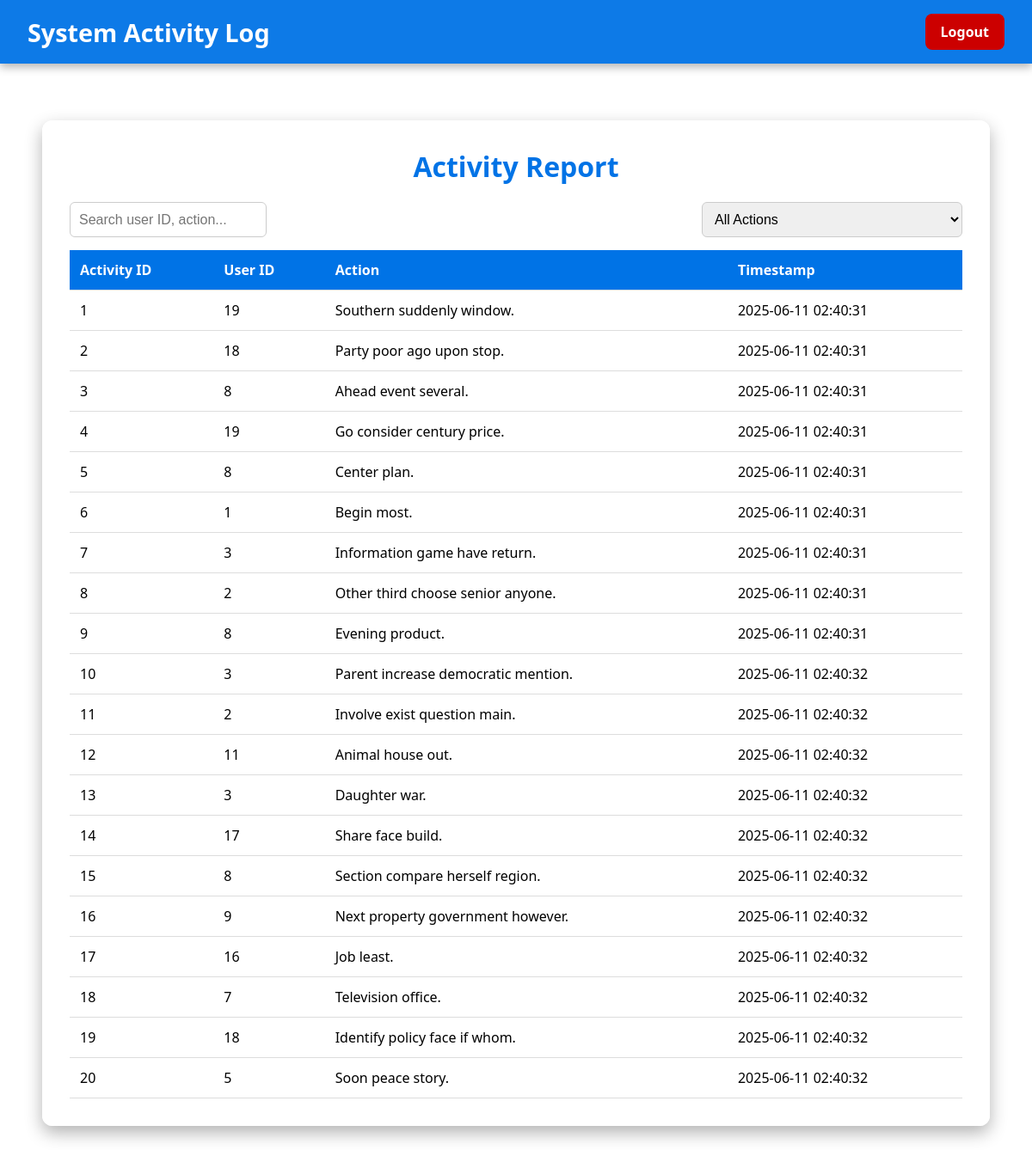
Page /report_activity.php (signed in) on the committed database.
### tables this page shows
CREATE TABLE `systemactivitylog` (
  `activityID` int(11) NOT NULL,
  `userID` int(11) NOT NULL,
  `action` varchar(255) NOT NULL,
  `timestamp` timestamp NOT NULL DEFAULT current_timestamp()
);

### report_activity.php (the view, shortened to what this page needs)
<?php
require 'db_connect.php';
?>
<!DOCTYPE html>
<html lang="en">
<head>
</head>
<body>
    <div class="top-nav">
        <h1>System Activity Log</h1>
        <a href="logout.php" class="logout-btn">Logout</a>
    </div>
    <div class="container">
        <div class="report-box">
            <h2>Activity Report</h2>
            <div class="search-filter">
                <input type="text" id="searchInput" placeholder="Search user ID, action..." onkeyup="filterTable()">
                <select id="actionFilter" onchange="filterTable()">
                    <option value="">All Actions</option>
                </select>
            </div>
            <?php
            $result = $conn->query("SELECT activityID, userID, action, timestamp FROM SystemActivityLog");
            if ($result && $result->num_rows > 0) {
                echo "<table id='activityTable'>";
                echo "<tr>
                        <th>Activity ID</th>
                        <th>User ID</th>
                        <th>Action</th>
                        <th>Timestamp</th>
                      </tr>";
                while ($row = $result->fetch_assoc()) {
                    echo "<tr>
                            <td>".htmlspecialchars($row['activityID'])."</td>
                            <td>".htmlspecialchars($row['userID'])."</td>
                            <td>".htmlspecialchars($row['action'])."</td>
                            <td>".htmlspecialchars($row['timestamp'])."</td>
                          </tr>";
                }
                echo "</table>";
            } else {
                echo "<p class='no-data'>No activity logs found.</p>";
            }
            ?>
        </div>
    </div>
</body>
</html>

### report_activity.php (style rules this page uses)
* { margin: 0; padding: 0; box-sizing: border-box; }
body { font-family: 'Segoe UI', sans-serif; height: 100vh; background: url('images/activity-bg.jpg') no-repeat center center fixed; background-size: cover; display: flex; flex-direction: column; }
.top-nav { position: fixed; top: 0; left: 0; width: 100%; background: rgba(0, 115, 230, 0.95); padding: 1rem 2rem; display: flex; justify-content: space-between; align-items: center; color: white; z-index: 1000; box-shadow: 0 4px 10px rgba(0, 0, 0, 0.3); }
.top-nav h1 { font-size: 1.8rem; }
.top-nav a.logout-btn { background: #cc0000; color: white; padding: 10px 18px; border-radius: 8px; text-decoration: none; font-weight: bold; transition: background 0.3s ease, transform 0.2s ease; }
.container { flex: 1; padding: 140px 20px 40px; display: flex; justify-content: center; }
.report-box { background: rgba(255, 255, 255, 0.95); width: 95%; max-width: 1800px; padding: 2rem; border-radius: 12px; box-shadow: 0 8px 20px rgba(0, 0, 0, 0.3); animation: fadeIn 0.8s ease; }
.report-box h2 { text-align: center; font-size: 2rem; color: #0073e6; margin-bottom: 20px; }
.search-filter { display: flex; flex-wrap: wrap; justify-content: space-between; margin-bottom: 15px; gap: 10px; }
.search-filter input, .search-filter select { padding: 10px; font-size: 1rem; border: 1px solid #ccc; border-radius: 6px; }
table { width: 100%; border-collapse: collapse; font-size: 1rem; }
th, td { padding: 12px; text-align: left; border-bottom: 1px solid #ddd; }
th { background: #0073e6; color: white; }

### rows in the picture
systemactivitylog: activityID "1", userID "19", action "Southern suddenly window.", timestamp "2025-06-11 02:40:31"
systemactivitylog: activityID "2", userID "18", action "Party poor ago upon stop.", timestamp "2025-06-11 02:40:31"
systemactivitylog: activityID "3", userID "8", action "Ahead event several.", timestamp "2025-06-11 02:40:31"
systemactivitylog: activityID "4", userID "19", action "Go consider century price.", timestamp "2025-06-11 02:40:31"
systemactivitylog: activityID "5", userID "8", action "Center plan.", timestamp "2025-06-11 02:40:31"
systemactivitylog: activityID "6", userID "1", action "Begin most.", timestamp "2025-06-11 02:40:31"
systemactivitylog: activityID "7", userID "3", action "Information game have return.", timestamp "2025-06-11 02:40:31"
systemactivitylog: activityID "8", userID "2", action "Other third choose senior anyone.", timestamp "2025-06-11 02:40:31"
systemactivitylog: activityID "9", userID "8", action "Evening product.", timestamp "2025-06-11 02:40:31"
systemactivitylog: activityID "10", userID "3", action "Parent increase democratic mention.", timestamp "2025-06-11 02:40:32"
systemactivitylog: activityID "11", userID "2", action "Involve exist question main.", timestamp "2025-06-11 02:40:32"
systemactivitylog: activityID "12", userID "11", action "Animal house out.", timestamp "2025-06-11 02:40:32"
systemactivitylog: activityID "13", userID "3", action "Daughter war.", timestamp "2025-06-11 02:40:32"
systemactivitylog: activityID "14", userID "17", action "Share face build.", timestamp "2025-06-11 02:40:32"
systemactivitylog: activityID "15", userID "8", action "Section compare herself region.", timestamp "2025-06-11 02:40:32"
systemactivitylog: activityID "16", userID "9", action "Next property government however.", timestamp "2025-06-11 02:40:32"
systemactivitylog: activityID "17", userID "16", action "Job least.", timestamp "2025-06-11 02:40:32"
systemactivitylog: activityID "18", userID "7", action "Television office.", timestamp "2025-06-11 02:40:32"
systemactivitylog: activityID "19", userID "18", action "Identify policy face if whom.", timestamp "2025-06-11 02:40:32"
systemactivitylog: activityID "20", userID "5", action "Soon peace story.", timestamp "2025-06-11 02:40:32"
